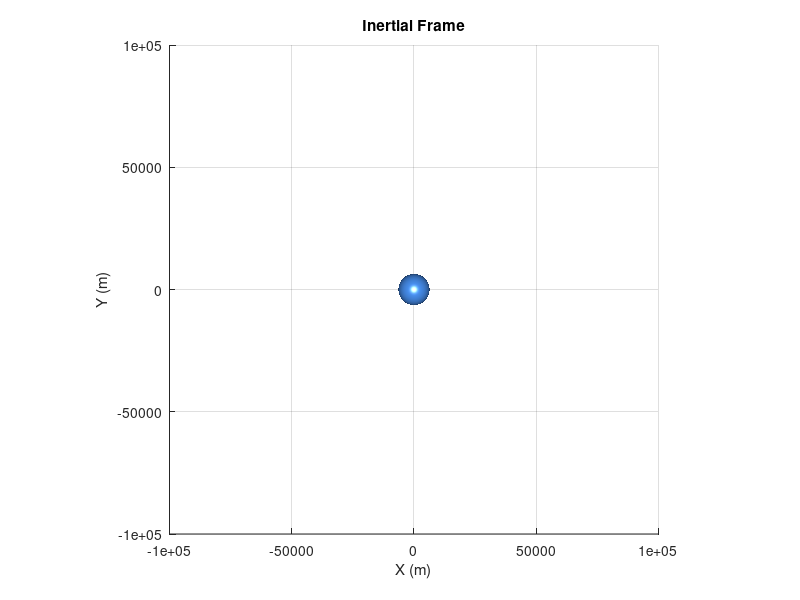
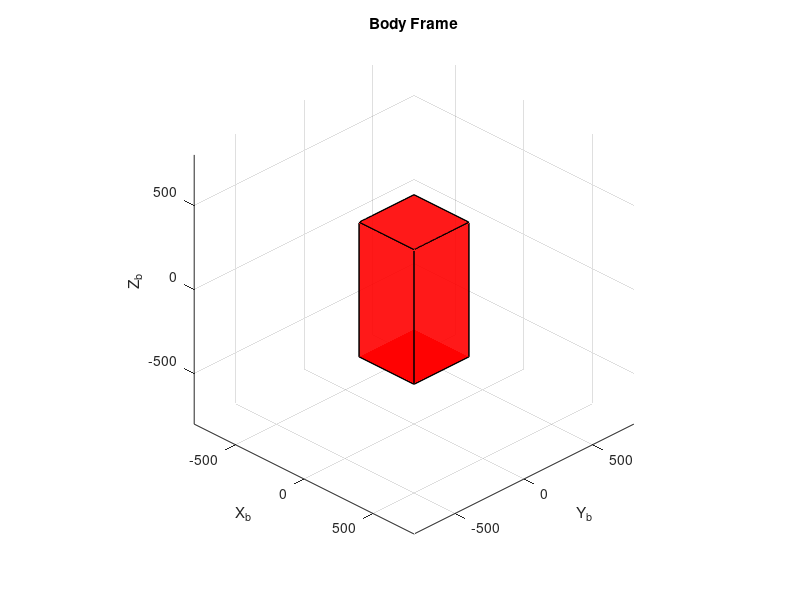

Source code (MATLAB) for these figures, in order: (Note: this script raises an error after producing the figures.)
%% ================================================
% RK4 Orbit + 3-Axis Reaction Wheel Control
% Dual Display (Inertial + Body)
% ================================================

clear all; clc; close all;

%% =================================================
%% 1) CONSTANTS
%% =================================================
mu = 398600e3;           
Re = 6378e3;             
dt = 1;              
tf = 86400;           
N  = floor(tf/dt);

%% =================================================
%% 2) INITIAL ORBIT SETUP
%% =================================================
a  = 400e3;
e  = 0.00007;
inc  = deg2rad(53);
RAAN = deg2rad(219.77);
argp = deg2rad(332.17);
E0   = deg2rad(44.66);

n = sqrt(mu/a^3);

R3 = @(th)[cos(th) sin(th) 0; -sin(th) cos(th) 0; 0 0 1];
R1 = @(th)[1 0 0; 0 cos(th) sin(th); 0 -sin(th) cos(th)];
A = R3(RAAN)*R1(inc)*R3(argp);

r_pf = a*[cos(E0)-e; sqrt(1-e^2)*sin(E0); 0];
v_pf = (n*a^2/norm(r_pf))*[-sin(E0); sqrt(1-e^2)*cos(E0); 0];

r = zeros(3,N+1);
v = zeros(3,N+1);

r(:,1) = A.'*r_pf;
v(:,1) = A.'*v_pf;

%% =================================================
%% 3) ATTITUDE SETUP
%% =================================================
q = zeros(4,N+1);
q(:,1) = [0;0;0;1];      % initial quaternion

w = zeros(3,N+1);        % body rates
w(:,1) = [1e-12;1e-12;1e-12];

J_sat = diag([0.00225049 0.00830119 0.00830119]);
J_rw  = diag([0.00225049e-3 0.00830119e-3 0.00830119e-3]);

%% =================================================
%% 4) CONTROL SETUP
%% =================================================
theta_des = [pi/3; pi/2; pi/4];   % desired Euler angles
alpha_rw_max = 1e-4;                % wheel accel limit

%% =====================================================
%% 5) CUBE GEOMETRY
%% =====================================================
Lx=400; Ly=400; Lz=800;

V0 = [
   -Lx/2 -Ly/2 -Lz/2;
    Lx/2 -Ly/2 -Lz/2;
    Lx/2  Ly/2 -Lz/2;
   -Lx/2  Ly/2 -Lz/2;
   -Lx/2 -Ly/2  Lz/2;
    Lx/2 -Ly/2  Lz/2;
    Lx/2  Ly/2  Lz/2;
   -Lx/2  Ly/2  Lz/2 ];

F = [1 2 3 4; 5 6 7 8; 1 2 6 5; 2 3 7 6; 3 4 8 7; 4 1 5 8];

%% =====================================================
%% 6) FIGURE 1 – INERTIAL FRAME
%% =====================================================
figure(1); clf; hold on; axis equal; grid on;
xlabel('X (m)'); ylabel('Y (m)'); zlabel('Z (m)');
title('Inertial Frame')

[Xe,Ye,Ze] = sphere(60);
surf(Re*Xe/1000,Re*Ye/1000,Re*Ze/1000,'FaceColor',[0.3 0.6 1],'EdgeColor','none');
lighting gouraud; camlight headlight

hCube1 = patch('Vertices',V0+r(:,1).','Faces',F,...
    'FaceColor','r','EdgeColor','k','FaceAlpha',0.9);
xlim([-1e5 1e5]); ylim([-1e5 1e5]); zlim([-1e5 1e5]);

%% =====================================================
%% 7) FIGURE 2 – BODY FRAME
%% =====================================================
figure(2); clf; hold on; axis equal; grid on;
xlabel('X_b'); ylabel('Y_b'); zlabel('Z_b');
title('Body Frame')

lim = max([Lx Ly Lz]);
xlim([-lim lim]); ylim([-lim lim]); zlim([-lim lim]);

hCube2 = patch('Vertices',V0,'Faces',F,...
    'FaceColor','r','EdgeColor','k','FaceAlpha',0.9);

view(45,30)


%% =================================================
%% 8) STORAGE
%% =================================================
timestamps = zeros(1,N);

%% =================================================
%% DYNAMICS FUNCTIONS
%% =================================================
f_orbit = @(r_current,v_current)[ ...
    v_current;
    -mu*r_current/norm(r_current)^3 ];
f_angacc  = @(w_current,J) (-inv(J))*cross(w_current,J*w_current);

%% =================================================
%% 9) MAIN LOOP
%% =================================================
for k = 1:N

    %% ---------- ORBIT RK4 ----------
    k1 = f_orbit(r(:,k),v(:,k));
    k2 = f_orbit(r(:,k)+0.5*dt*k1(1:3), v(:,k)+0.5*dt*k1(4:6));
    k3 = f_orbit(r(:,k)+0.5*dt*k2(1:3), v(:,k)+0.5*dt*k2(4:6));
    k4 = f_orbit(r(:,k)+dt*k3(1:3), v(:,k)+dt*k3(4:6));

    r(:,k+1) = r(:,k) + (dt/6)*(k1(1:3)+2*k2(1:3)+2*k3(1:3)+k4(1:3));
    v(:,k+1) = v(:,k) + (dt/6)*(k1(4:6)+2*k2(4:6)+2*k3(4:6)+k4(4:6));


    %% ---------- ATTITUDE DYNAMICS ----------
    k1 = f_angacc(w(:,k),J_sat);
    k2 = f_angacc(w(:,k)+0.5*dt*k1,J_sat);
    k3 = f_angacc(w(:,k)+0.5*dt*k2,J_sat);
    k4 = f_angacc(w(:,k)+dt*k3,J_sat);

    w(:,k+1) = w(:,k) + (dt/6)*(k1+2*k2+2*k3+k4);

    %% ---------- CONVERT TO EULER ----------
    angles = quat2eul(q(:,k).');  
    angles = angles(:);
    tol = deg2rad(1);
    tol_omega = deg2rad(0.1);

    %% ---------- Initialize new Angle Variables ----------

    angles_new_x = mod(angles(1),pi);
    angles_new_y = mod(angles(2),pi);
    angles_new_z = mod(angles(3),pi);

    w_new_x = w(1,k+1);
    w_new_y = w(2,k+1);
    w_new_z = w(3,k+1);

    %% ---------- 1-AXIS REACTION WHEEL CONTROLS, Define new Angles ----------
    if (norm(angles(3)-theta_des(3),2) > tol) % Z axis control
        [angles_new_z, w_new_z] = axisWheelSim( ...
            theta_des(3), ...
            angles(3), ...
            w(3,k+1), ...
            alpha_rw_max, ...
            dt, ...
            J_sat(3,3), ...
            J_rw(3,3),tol_omega);
    elseif (norm(abs(angles(1:2)-theta_des(1:2)),2) > tol) % XY axis control
        [angles_new_x, w_new_x] = axisWheelSim( ...
            theta_des(1), ...
            angles(1), ...
            w(1,k+1), ...
            alpha_rw_max, ...
            dt, ...
            J_sat(1,1), ...
            J_rw(1,1),tol_omega);
    
        [angles_new_y, w_new_y] = axisWheelSim( ...
            theta_des(2), ...
            angles(2), ...
            w(2,k+1), ...
            alpha_rw_max, ...
            dt, ...
            J_sat(2,2), ...
            J_rw(2,2),tol_omega);
    end

    %% ---------- UPDATE STATE ----------
    w(:,k+1) = [w_new_x w_new_y w_new_z];
    disp([abs(([angles_new_x,angles_new_y,angles_new_z]'-theta_des)), [angles_new_x,angles_new_y,angles_new_z]', theta_des]);

    % Rebuild quaternion from updated Euler angles
    Rb = eul2rotm([angles_new_x; angles_new_y; angles_new_z].',"ZYX");
    q(:,k+1) = rotm2quat(Rb).';
    
    timestamps(k) = k*dt;

    % Inertial display
    set(hCube1,'Vertices',(Rb*V0.').'*5 + (r(:,k+1)/5).');

    % Body display
    set(hCube2,'Vertices',(Rb*V0.').');

    drawnow limitrate


end
